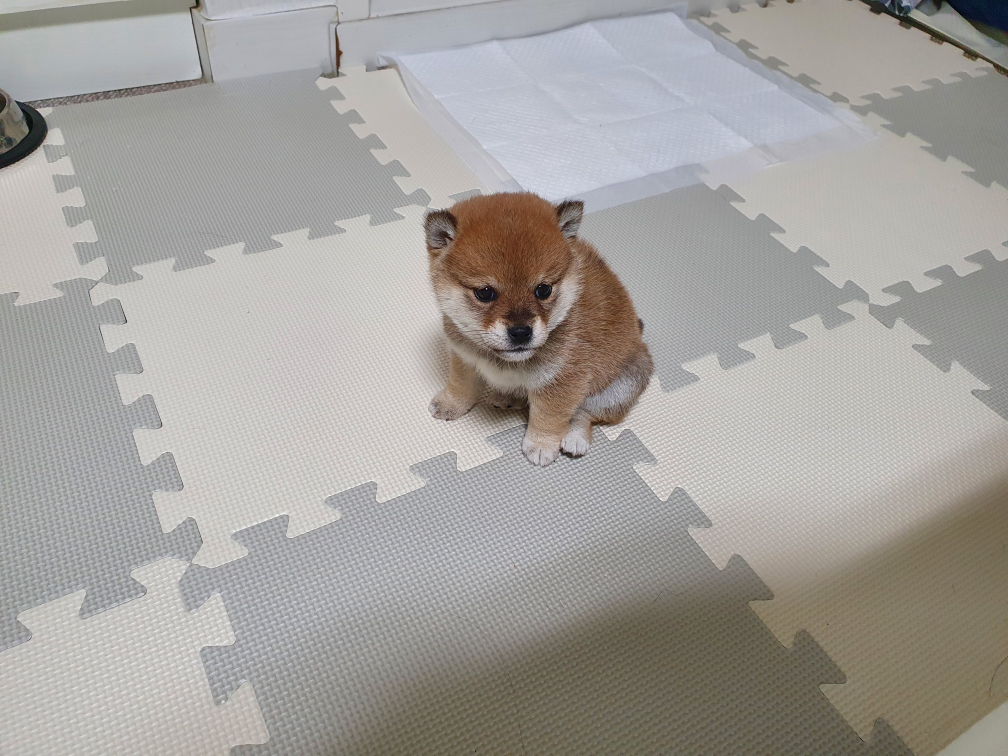
//> input picture ImageProcessing/Homework0421/Nana2.jpg, 4032 x 3024 px (shown at 1/4 size)
$ ./Homework   (built with g++ and OpenCV 4)
//> lines starting //> are read from the running program, lines starting //| are printed output that depends on the picture; after the words box and inside, x2 and y2 are one past the last pixel; in counts of white or black regions, pixels touching at a corner belong together
#include <opencv2/opencv.hpp>
using namespace cv;
using namespace std;

void draw_histo0(Mat hist, Mat& hist_img, Size size = Size(256, 200))
{
    hist_img = Mat(size, CV_8U, Scalar(255));
    normalize(hist, hist, 0, hist_img.rows, NORM_MINMAX);

    for (int i = 0; i < hist.cols; i++)
    {
        float start_x = i;
        float end_x = (i + 1);
        Point2f pt1(start_x, 0);
        Point2f pt2(end_x, hist.at <float>(i));

        if (pt2.y > 0)
            rectangle(hist_img, pt1, pt2, Scalar(0));
    }
    flip(hist_img, hist_img, 0);
}

void draw_histo1(Mat hist, Mat& hist_img, Size size = Size(256, 200))
{
    hist_img = Mat(size, CV_8U, Scalar(255));
    normalize(hist, hist, 0, hist_img.cols, NORM_MINMAX);

    for (int i = hist.rows; i > 0; i--)
    {
        float start_y = i;
        float end_y = (i - 1);

        Point2f pt1(0, start_y);
        Point2f pt2(hist.at <float>(i), end_y);

        if (pt2.y > 0)
            rectangle(hist_img, pt1, pt2, Scalar(0));
    }
}

int main()
{
    Mat image = imread("./Nana2.jpg", IMREAD_GRAYSCALE);
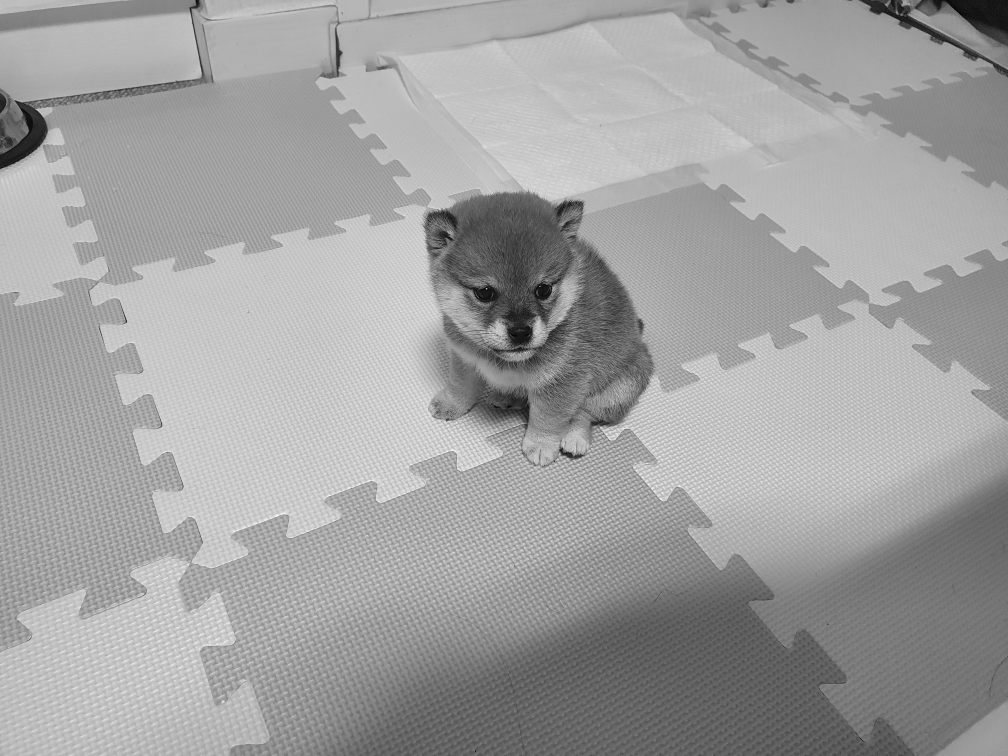
//> image: 3024 rows x 4032 cols, CV_8UC1 (shown at 1/4 size); min 0, max 255, mean 160.8
    Size size(0, 0);
    resize(image, image, size, 0.2, 0.2, INTER_LINEAR);
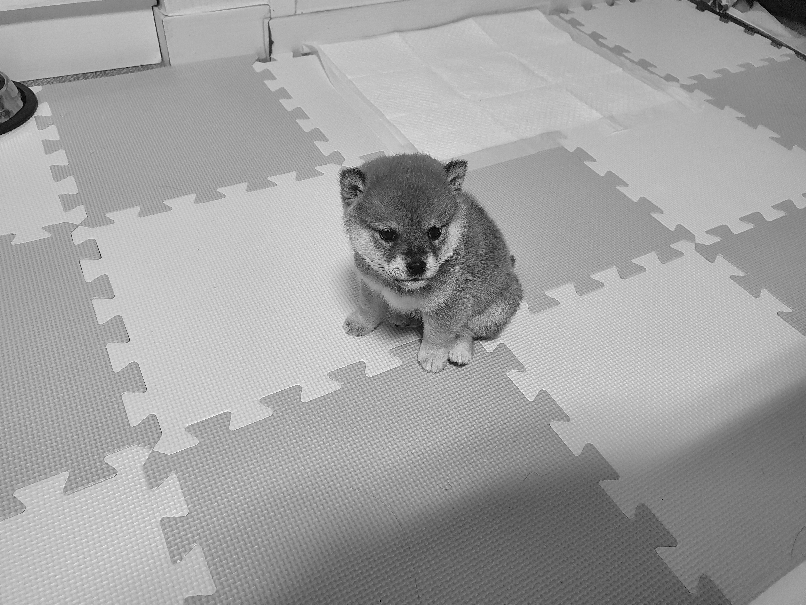
//> image: 605 rows x 806 cols, CV_8UC1; min 0, max 255, mean 160.8
    CV_Assert(!image.empty());

    Mat hist, hist_img;
    imshow("image", image);

    reduce(image, hist, 0, REDUCE_SUM, CV_32F); //수직(열)
//> hist = 806 values, max 111393 at index 178, min 76473 at index 805, mean 97308.9
    draw_histo0(hist, hist_img, image.size());
//> in draw_histo0, `hist_img = Mat(size, CV_8U, Scalar(255));`: hist_img: 605 rows x 806 cols, CV_8UC1; every value is 255
//> in draw_histo0, `normalize(hist, hist, 0, hist_img.rows, NORM_MINMAX);`: hist = 806 values, max 605 at index 178, min 0 at index 805, mean 361
//> the loop in draw_histo0, `for (int i = 0; i < hist.cols; i++)` made 806 passes
//> pt2 on passes 1 to 3: Point(1, 340.3), Point(2, 341.4), Point(3, 355.7)
//> after the loop in draw_histo0, `for (int i = 0; i < hist.cols; i++)`:
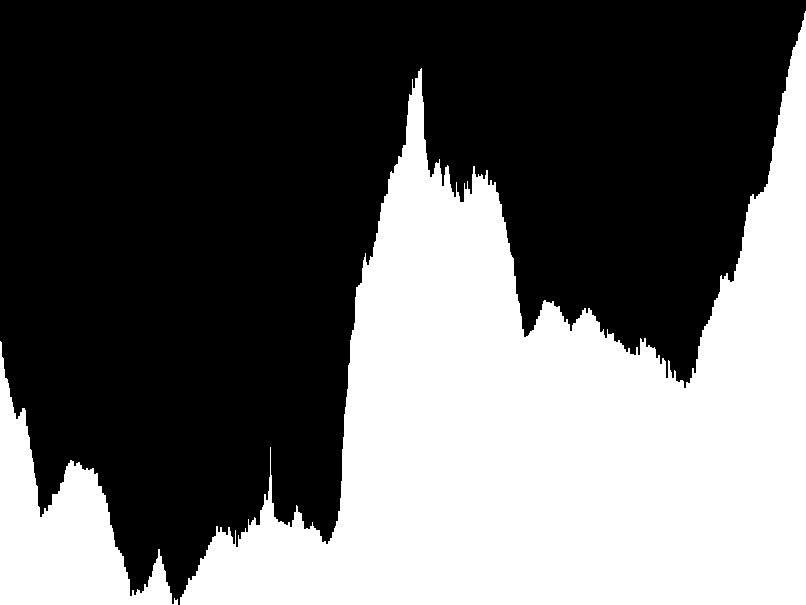
//> hist_img: 605 rows x 806 cols, CV_8UC1; 39.6% white; 2 white regions, box (x1, y1, x2, y2) and area: (180, 11, 806, 605) 174830, (0, 341, 178, 605) 18185
//> in draw_histo0, `flip(hist_img, hist_img, 0);`:
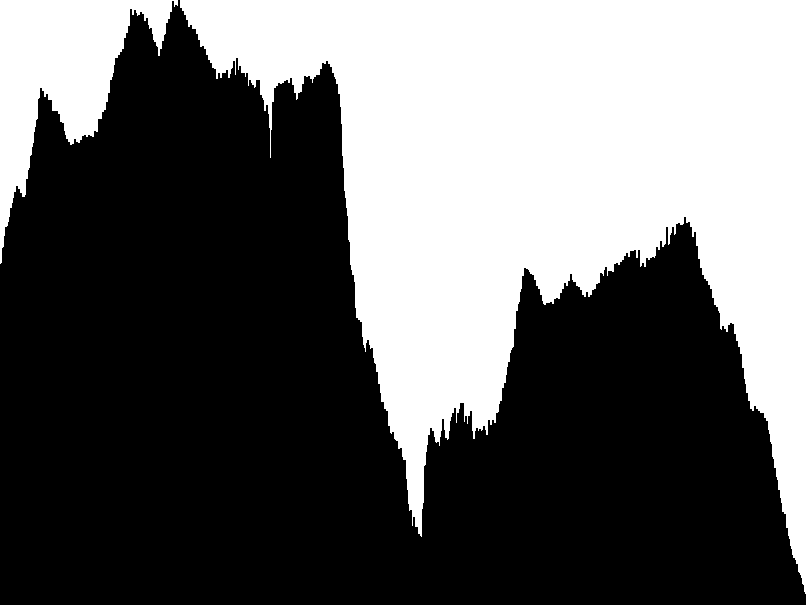
//> hist_img: 605 rows x 806 cols, CV_8UC1; 39.6% white; 2 white regions, box (x1, y1, x2, y2) and area: (180, 0, 806, 594) 174830, (0, 0, 178, 264) 18185
    imshow("hist_img_0", hist_img);

    reduce(image, hist, 1, CV_REDUCE_SUM, CV_32F); //수평(행)
//> hist = 605 values, max 151621 at index 351, min 99919 at index 604, mean 129638
    draw_histo1(hist, hist_img, image.size());
//> in draw_histo1, `normalize(hist, hist, 0, hist_img.cols, NORM_MINMAX);`: hist = 605 values, max 806 at index 351, min 0 at index 604, mean 463.3
//> the loop in draw_histo1, `for (int i = hist.rows; i > 0; i--)` made 605 passes
//> pt2 on passes 1 to 3: Point(0, 604), Point(0, 603), Point(3.13, 602)
//> after the loop in draw_histo1, `for (int i = hist.rows; i > 0; i--)`:
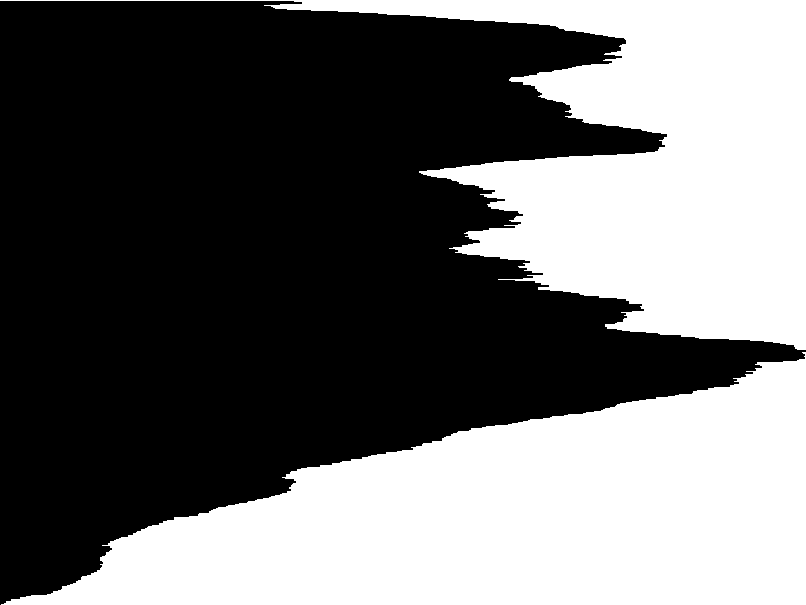
//> hist_img: 605 rows x 806 cols, CV_8UC1; 42.1% white; 2 white regions, box (x1, y1, x2, y2) and area: (1, 352, 806, 605) 114984, (0, 0, 806, 350) 90378
    imshow("hist_img_1", hist_img);
    waitKey();

    return 0;
}

$ run again, with ImageProcessing/Homework0421/Nana.jpg copied over ImageProcessing/Homework0421/Nana2.jpg
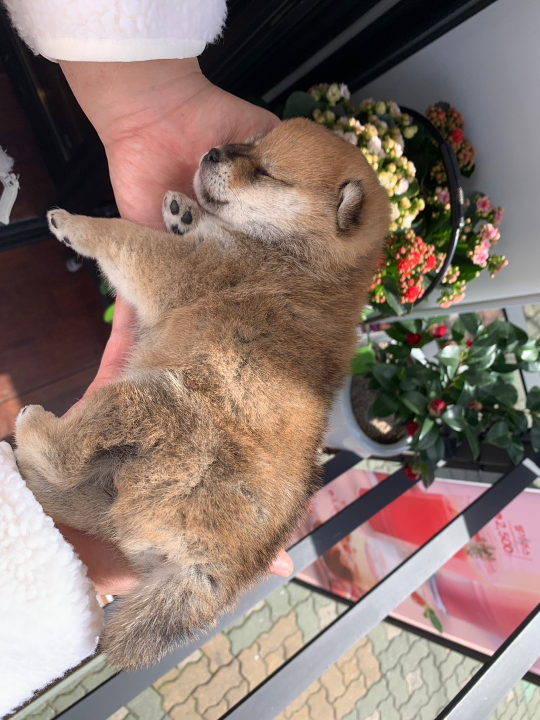
//> input picture ImageProcessing/Homework0421/Nana.jpg, 1080 x 1440 px (shown at 1/2 size)
//> `reduce(image, hist, 0, REDUCE_SUM, CV_32F);`: hist = 216 values, max 46942 at index 51, min 26910 at index 170, mean 35718.8
//> in draw_histo0, `normalize(hist, hist, 0, hist_img.rows, NORM_MINMAX);`: hist = 216 values, max 288 at index 51, min 0 at index 170, mean 126.6
//> the loop in draw_histo0, `for (int i = 0; i < hist.cols; i++)` made 216 passes
//> pt2 on passes 1 to 3: Point(1, 153.4), Point(2, 157.9), Point(3, 159.5)
//> after the loop in draw_histo0, `for (int i = 0; i < hist.cols; i++)`:
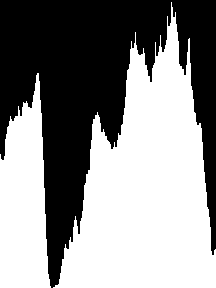
//> hist_img: 288 rows x 216 cols, CV_8UC1; 54.5% white; 1 black region, box (x1, y1, x2, y2) and area: (0, 0, 216, 288) 28302
//> `reduce(image, hist, 1, CV_REDUCE_SUM, CV_32F);`: hist = 288 values, max 39813 at index 266, min 15516 at index 25, mean 26789.1
//> in draw_histo1, `normalize(hist, hist, 0, hist_img.cols, NORM_MINMAX);`: hist = 288 values, max 216 at index 266, min 0 at index 25, mean 100.2
//> the loop in draw_histo1, `for (int i = hist.rows; i > 0; i--)` made 288 passes
//> pt2 on passes 1 to 3: Point(0, 287), Point(190.1, 286), Point(187.8, 285)
//> after the loop in draw_histo1, `for (int i = hist.rows; i > 0; i--)`:
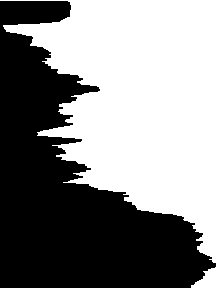
//> hist_img: 288 rows x 216 cols, CV_8UC1; 52.4% white; 1 black region, box (x1, y1, x2, y2) and area: (0, 1, 216, 288) 29634
